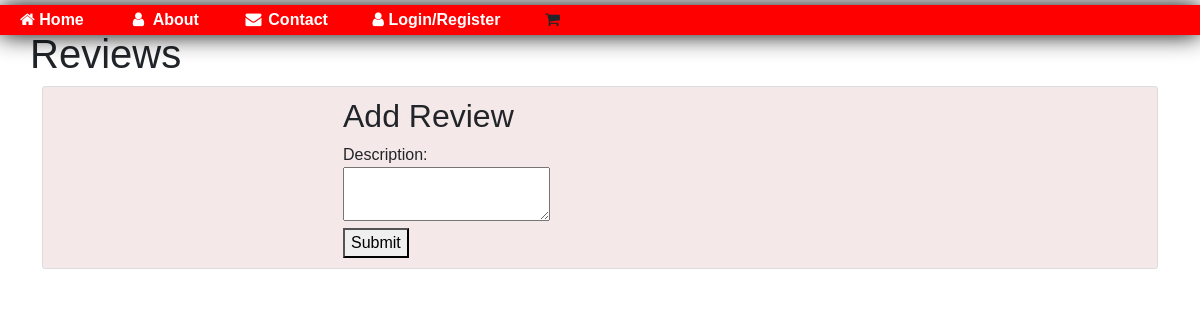
The page /review on the database as committed earlier.
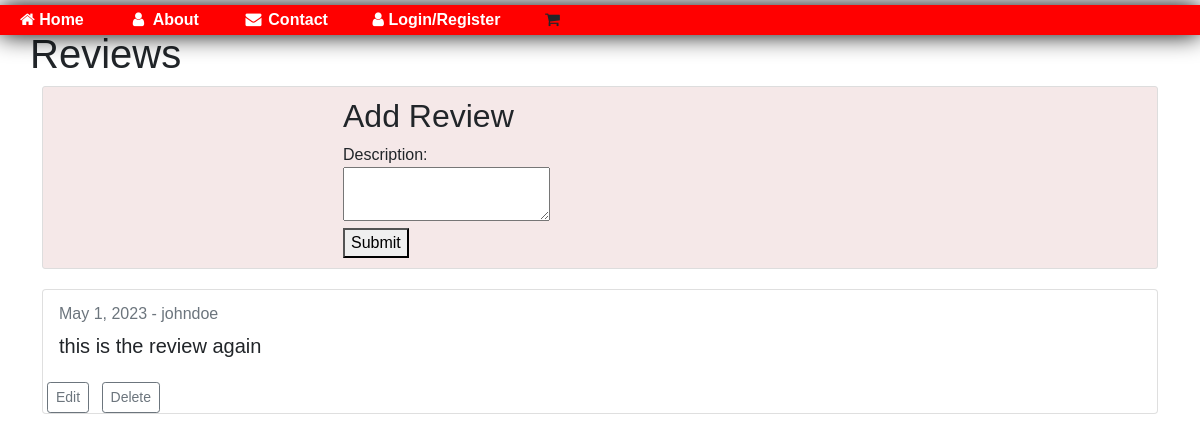
The same page on the database as committed later.
### myApp/models.py (models this page shows, shortened)
class Review(models.Model):
    description = models.TextField()
    date = models.DateField(auto_now_add=True)
    user = models.ForeignKey(User, on_delete=models.CASCADE)

### myApp/views.py (the view, shortened to what this page needs)
# urls.py: path('review', views.ReviewView.as_view(), name='myApp-review'),
class ReviewView(View):
    def get(self, request):
        reviews = Review.objects.all()
        context = {'reviews': reviews}
        return render(request, 'myApp/review.html', context)

### myApp/templates/myApp/review.html (shortened to what this page needs)
<!DOCTYPE html>
<html>
<head>
<link rel="stylesheet" href="https://cdnjs.cloudflare.com/ajax/libs/font-awesome/4.7.0/css/font-awesome.min.css">
<link href="https://cdn.jsdelivr.net/npm/bootstrap@5.0.2/dist/css/bootstrap.min.css" rel="stylesheet">
</head>
<body>
    <header>
        <nav> <div>
        <li>
          <a href=" "><i class="fa fa-home"></i><b> Home</b> </a>
        </li>
        <li>
          <a href="/about"><i class="fa fa-fw fa-user"></i><b> About</b> </a>
        </li>
        <li>
          <a href="/contact"><i class="fa fa-fw fa-envelope"></i><b> Contact</b></a>
        </li>  </div> </nav>
                    <nav>
                        <li>
                          <a href="/signin"><i class=' fa fa-fw fa-user'></i><b>Login/Register</b></a>
                        </li>
                        <li>
                          <div style= "margin-right: 5px"><a><b><i class='  fa fa-shopping-cart' ></i></b></a></div>
                        </li>
                      </nav>
                      </header>
  <h1>Reviews</h1>
  <main class="container">
    <article class="media content-section ">
        <h2>Add Review</h2>
        <form method="POST">
          <label for="description">Description:</label><br>
          <textarea type="area" id="description" name="description"></textarea><br>
          <button type="submit">Submit</button>
        </form>
    </article>
    {% include 'myApp/reviews-added.html' %}
  </main>
</body>
</html>

### myApp/templates/myApp/reviews-added.html (shortened to what this page needs)
<div class="card-deck">
    {% for review in reviews %}
        <div class="card mb-4">
            <div class="card-body">
                <p class="card-subtitle mb-2 text-muted">{{ review.date }} - {{ review.user }}</p>
                <h5 class="card-title">{{ review.description }}</h5>
            </div>
            <div class="d-flex justify-content-between align-items-center">
                <div>
                    <a href="{% url 'review_update' review.id %}" class="btn btn-sm btn-outline-secondary mx-1">Edit</a>
                    <form method="POST" action="{% url 'review_delete' review.id %}" class="d-inline">
                        <button type="submit" class="btn btn-sm btn-outline-secondary mx-1">Delete</button>
                    </form>
                </div>
            </div>
        </div>
    {% endfor %}
</div>

### myApp/templates/myApp/review.html (style rules this page uses)
body { height: 125vh; margin-top: 0; margin-left: 0; padding: 30px; background-size: cover; font-family: Arial; }
header { background-color: red; position: fixed; left: 0; right: 0; top: 5px; height: 30px; display: flex; align-items: center; box-shadow: 0 0 25px 0 black; }
header * { display: inline; }
header li { margin: 20px; }
header li a { color: white; text-decoration: none; }
* { box-sizing: border-box; }
.content-section { background: #f5e8e8; padding: 10px 300px; border: 1px solid #dddddd; border-radius: 3px; margin-bottom: 20px; }

Rows that differ between the two databases and show on the page:
added Review: date "May 1, 2023", user "johndoe", description "this is the review again"
